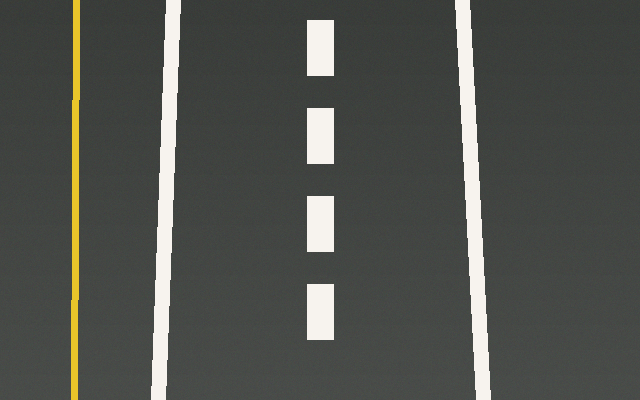
#> input picture exemplos_tp2/Filtragem_Espacial_Bordas_40_Exemplos_Independentes/dados/pista_bev.png, 640 x 400 px
$ python 19_log_escalas.py   (older library calls are emulated)
#> lines starting #> are read from the running program, lines starting #| are printed output that depends on the picture; after the words box and inside, x2 and y2 are one past the last pixel; in counts of white or black regions, pixels touching at a corner belong together
"""
EXEMPLO 19 - Sensibilidade do LoG ao sigma

O QUE ESTE CÓDIGO FAZ
Testa três níveis de suavização antes da segunda derivada.

COMO O CÓDIGO FUNCIONA
Aplica sigma 0,8, 1,5 e 2,5, mantendo a janela e o limiar.

POR QUE É IMPORTANTE NA DIREÇÃO AUTÔNOMA
Mostra o trade-off entre ruído e preservação das marcações finas.

COMO EXPLICAR AOS ALUNOS
Este exemplo representa uma etapa pequena de um pipeline de percepção. Observe a
imagem inicial, os valores numéricos apresentados no terminal e as imagens geradas.
Compare alterações de parâmetros mantendo as demais condições constantes.

ATIVIDADE PRÁTICA
Explique quais detalhes somem com sigma elevado.

COMO EXECUTAR
python exemplos/19_log_escalas.py

SAÍDA
Uma ou mais figuras ou métricas serão salvas automaticamente em saidas/.
O programa pode ser executado diretamente: as funções estão neste próprio arquivo.
"""

import argparse
import csv
import json
import time
from pathlib import Path
import cv2
import numpy as np
import matplotlib
matplotlib.use("Agg")
import matplotlib.pyplot as plt

# Cada exemplo contém suas próprias funções; NÃO utiliza apoio.py.
# A pasta dados guarda apenas imagens de entrada. É permitido executar
# os exemplos em qualquer ordem, diretamente ou no Google Colab.
BASE = Path(__file__).resolve().parent.parent
DADOS = BASE / "dados"
RESULTADOS = BASE / "saidas" / Path(__file__).stem
RESULTADOS.mkdir(parents=True, exist_ok=True)


def ler(nome="pista_bev.png", cinza=False):
    """Abre uma imagem com verificação explícita de existência."""
#> called with nome = 'pista_bev.png', cinza = True
    p = DADOS / nome
    imagem = cv2.imread(str(p), cv2.IMREAD_GRAYSCALE if cinza else cv2.IMREAD_COLOR)
#> imagem: shape (400, 640); min 54, max 243, mean 80.1
    if imagem is None:
        raise FileNotFoundError(f"Imagem ausente: {p}. Execute o código com o ZIP extraído.")
    return imagem


def cinza(img):
    return cv2.cvtColor(img, cv2.COLOR_BGR2GRAY) if img.ndim == 3 else img


# [38 lines left out: functions sombra, molhado, selecionar_cena, normalize8, not called in this run]


def mostrar(paineis,titulos,nome="painel.png",colunas=3):
    """Salva painel, sem depender de janelas gráficas (compatível com Colab)."""
    n=len(paineis); linhas=(n+colunas-1)//colunas
    fig,ax=plt.subplots(linhas,colunas,figsize=(5*colunas,3.45*linhas),squeeze=False)
    for i, (im,t) in enumerate(zip(paineis,titulos)):
        a=ax.flat[i]
        if im.ndim==2: a.imshow(im,cmap="gray",vmin=0,vmax=255)
        else: a.imshow(cv2.cvtColor(im,cv2.COLOR_BGR2RGB))
        a.set_title(t,fontsize=11);a.axis("off")
    for a in ax.flat[n:]:a.axis("off")
    fig.tight_layout()
    p=RESULTADOS/nome
    fig.savefig(p,dpi=120,bbox_inches="tight");plt.close(fig)
    print("Figura gerada:",p)
    return p


# [60 lines left out: functions operadores, avaliacao, banco_direcional, tabela, not called in this run]


# ---------------- EXPERIMENTO DESTE EXEMPLO ----------------
g=ler(cinza=True);ims=[];names=[];
for sigma in [.8,1.5,2.5]: l=cv2.Laplacian(cv2.GaussianBlur(g,(0,0),sigma),cv2.CV_64F,ksize=3);m=np.uint8(np.abs(l)>=35)*255;ims.append(m);names.append(f"LoG sigma {sigma} | pixels {np.count_nonzero(m)}");
#> this loop made 3 passes
#> pass 1, `l = cv2.Laplacian(cv2.GaussianBlur(g, (0, 0), sigma), cv2.CV_64F, ksiz`:
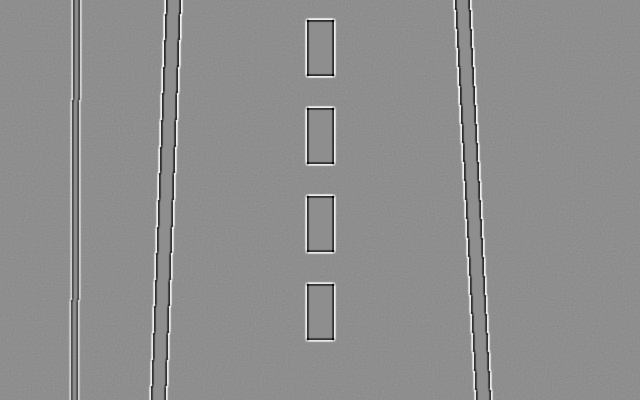
#> l: shape (400, 640) float64; min -290, max 230, mean 0; drawn with min black and max white
#> pass 1, `m = np.uint8(np.abs(l) >= 35) * 255`:
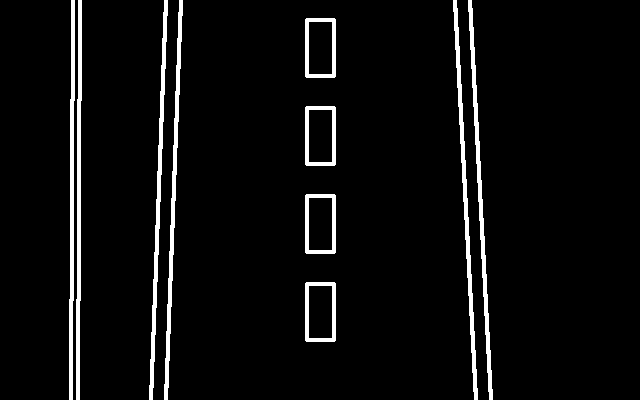
#> m: shape (400, 640); 4.9% white; 10 white regions, largest, box (x1, y1, x2, y2) and area: (453, 0, 478, 400) 1677, (468, 0, 493, 400) 1673, (149, 0, 168, 400) 1653
#> pass 2, `l = cv2.Laplacian(cv2.GaussianBlur(g, (0, 0), sigma), cv2.CV_64F, ksiz`:
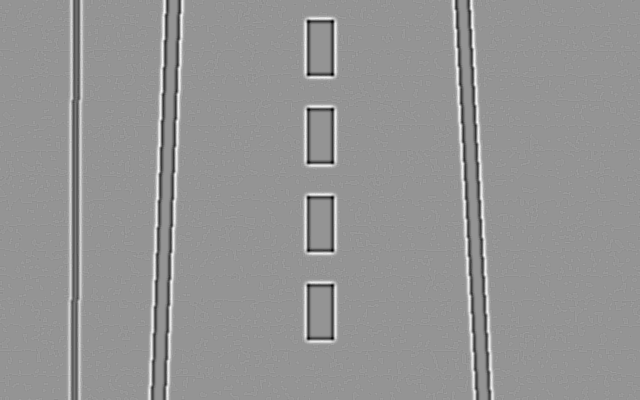
#> l: shape (400, 640) float64; min -128, max 92, mean 0; drawn with min black and max white
#> pass 2, `m = np.uint8(np.abs(l) >= 35) * 255`:
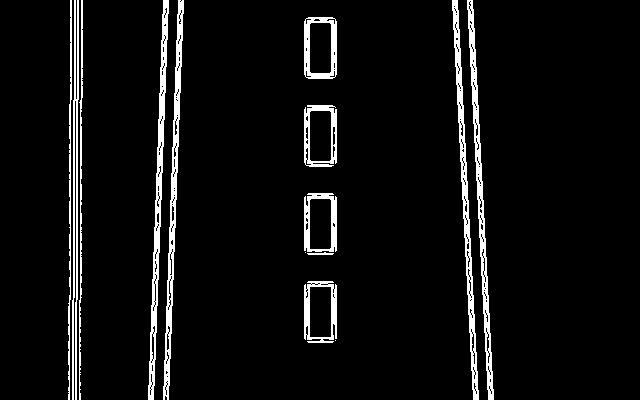
#> m: shape (400, 640); 5.8% white; 14 white regions (2 under 20 px), largest, box (x1, y1, x2, y2) and area: (148, 0, 169, 400) 2136, (467, 0, 494, 400) 2117, (452, 0, 479, 400) 2110
#> after the loop:
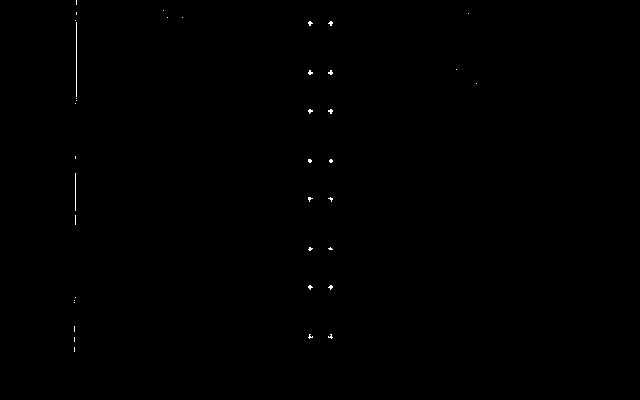
#> m: shape (400, 640); 0.15% white in thin lines or dots, all inside (x1, y1, x2, y2) = (74, 0, 477, 352)
#> after the loop, ims = 3 items; names = ['LoG sigma 0.8 | pixels 12504', 'LoG sigma 1.5 | pixels 14841', 'LoG sigma 2.5 | pixels 378']
mostrar(ims,names,colunas=3)
#> in mostrar, `n = len(paineis)`: n = 3
#> in mostrar, `linhas = (n + colunas - 1) // colunas`: linhas = 1
#> the loop in mostrar, `for i, (im,t) in enumerate(zip(paineis,titulos)):` made 3 passes
#> t on passes 1 to 3: 'LoG sigma 0.8 | pixels 12504', 'LoG sigma 1.5 | pixels 14841', 'LoG sigma 2.5 | pixels 378'

$ run again, with exemplos_tp2/Filtragem_Espacial_Bordas_40_Exemplos_Independentes/dados/pista_perspectiva.png copied over exemplos_tp2/Filtragem_Espacial_Bordas_40_Exemplos_Independentes/dados/pista_bev.png
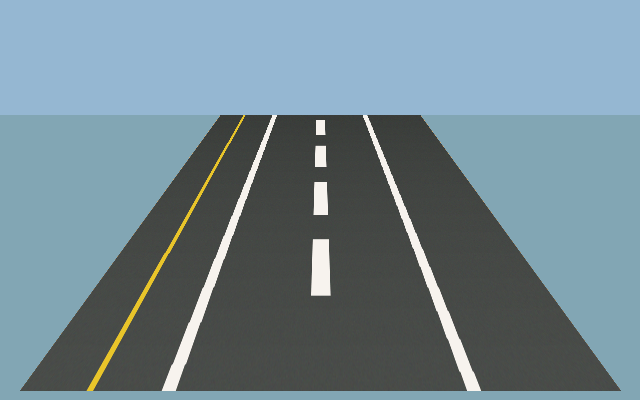
#> input picture exemplos_tp2/Filtragem_Espacial_Bordas_40_Exemplos_Independentes/dados/pista_perspectiva.png, 640 x 400 px
#> the loop `for sigma in [.8,1.5,2.5]: l=cv2.Laplacian(cv2.GaussianBlur(g,(0,0),si..` made 3 passes
#> pass 1, `l = cv2.Laplacian(cv2.GaussianBlur(g, (0, 0), sigma), cv2.CV_64F, ksiz`:
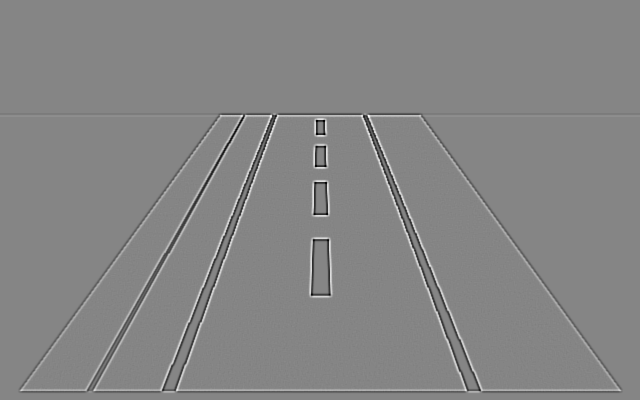
#> l: shape (400, 640) float64; min -290, max 266, mean 0; drawn with min black and max white
#> after the loop `for sigma in [.8,1.5,2.5]: l=cv2.Laplacian(cv2.GaussianBlur(g,(0,0),si..`:
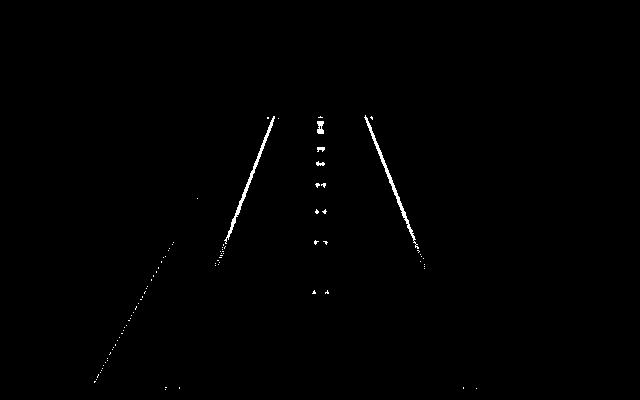
#> m: shape (400, 640); 0.47% white in thin lines or dots, all inside (x1, y1, x2, y2) = (94, 115, 477, 390)
#> after the loop `for sigma in [.8,1.5,2.5]: l=cv2.Laplacian(cv2.GaussianBlur(g,(0,0),si..`: ims = 3 items; names = ['LoG sigma 0.8 | pixels 15140', 'LoG sigma 1.5 | pixels 10692', 'LoG sigma 2.5 | pixels 1213']
#> n = 3
#> linhas = 1
#> the loop in mostrar, `for i, (im,t) in enumerate(zip(paineis,titulos)):` made 3 passes
#> t on passes 1 to 3: 'LoG sigma 0.8 | pixels 15140', 'LoG sigma 1.5 | pixels 10692', 'LoG sigma 2.5 | pixels 1213'
